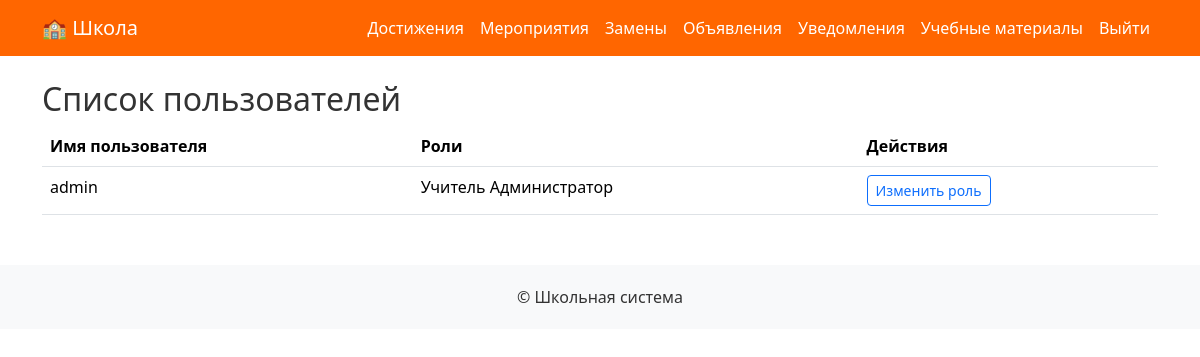
/users/ (signed in), run on an earlier commit of the app's database.
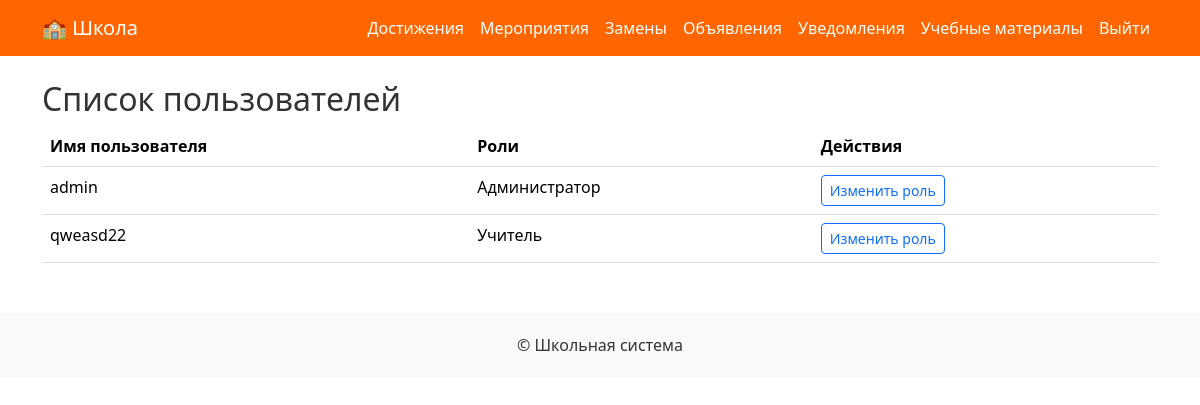
And on a later commit of the database.
### users/models.py (models this page shows, shortened)
class CustomUser(AbstractUser):
    is_teacher = models.BooleanField(default=False)
    is_admin = models.BooleanField(default=False)
    class Meta:
        verbose_name = 'Пользователь'
        verbose_name_plural = 'Пользователи'

### users/views.py (the view)
# urls.py: path('users/', views.user_list, name='user_list'),
@login_required
def user_list(request):
    if not request.user.is_staff:
        messages.error(request, "У вас нет прав для просмотра пользователей.")
        return redirect('home')  # Перенаправление на главную страницу или страницу ошибки
    users = CustomUser.objects.all()
    return render(request, 'users/user_list.html', {
        'users': users
    })

### templates/users/user_list.html (shortened to what this page needs)
{% extends 'base.html' %}
{% block content %}
<h2>Список пользователей</h2>
<table class="table">
    <thead>
        <tr>
            <th>Имя пользователя</th>
            <th>Роли</th>
            <th>Действия</th>
        </tr>
    </thead>
    <tbody>
        {% for user in users %}
        <tr>
            <td>{{ user.username }}</td>
            <td>
                {% if user.is_teacher %}Учитель{% endif %}
                {% if user.is_admin %}Администратор{% endif %}
            </td>
            <td>
                <a href="{% url 'users:assign_role' user.id %}" class="btn btn-outline-primary btn-sm">Изменить роль</a>
            </td>
        </tr>
        {% endfor %}
    </tbody>
</table>
{% endblock %}

What changed in the data, as far as the page shows it:
changed CustomUser "admin": no longer shows "Учитель"
added CustomUser: username "qweasd22", is_teacher "Учитель"
